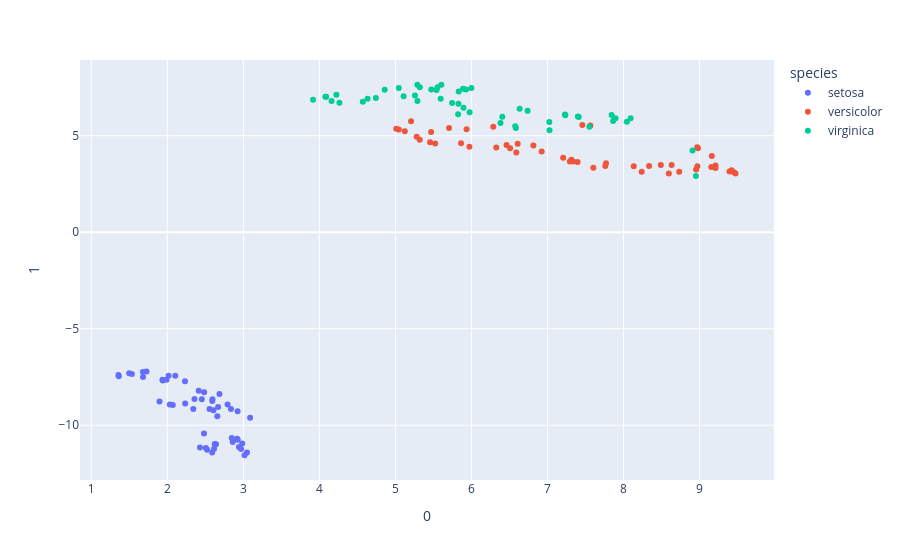

This figure's notebook cell:
### Markdown cell above
####**Embora o UMAP requeira uma sintonia cuidadosa de dois de seus hiperparâmetros, [n_neighbors] e [min_dist] (veja [aqui](https://pair-code.github.io/understanding-umap/) ou [aqui](https://umap-learn.readthedocs.io/en/latest/parameters.html)), essa sintonia não será realizada, sendo usados os valores default [n_neighbors = 15] e [min_dist = 0.1] ou outros valores arbitrários, dependendo do caso de estudo e dos objetivos de visualização.**

### Code cell
from umap import UMAP

umap_2d = UMAP(n_components=2, init='random', random_state=0)

proj_2d = umap_2d.fit_transform(X_standard)

fig_2d = px.scatter(
    proj_2d, x=0, y=1,
    color=df.species, labels={'color': 'species'}
)

fig_2d.show()

### Figure 1 — Plotly figure (JSON) as saved in the notebook; plotly's stock layout.template omitted (floating-point values rounded to 4 significant figures)
{"data": [{"hovertemplate": "species=setosa<br>0=%{x}<br>1=%{y}<extra></extra>", "legendgroup": "setosa", "marker": {"color": "#636efa", "symbol": "circle"}, "mode": "markers", "name": "setosa", "orientation": "v", "showlegend": true, "type": "scatter", "x": [2.357, 2.523, 2.847, 2.86, 2.413, 1.68, 3.089, 2.668, 3.048, 2.623, 2.016, 2.924, 2.507, 2.97, 1.498, 1.533, 1.679, 2.453, 1.726, 1.936, 2.032, 2.233, 2.686, 2.606, 2.837, 2.43, 2.792, 2.235, 2.341, 2.918, 2.615, 2.072, 1.361, 1.357, 2.64, 2.482, 1.897, 2.484, 2.942, 2.554, 2.594, 3.016, 2.986, 2.591, 1.99, 2.59, 1.94, 2.926, 2.104, 2.657], "xaxis": "x", "y": [-8.647, -11.27, -10.66, -10.87, -8.208, -7.5, -9.616, -9.049, -11.42, -10.97, -7.442, -9.271, -11.18, -11.24, -7.31, -7.347, -7.246, -8.654, -7.212, -7.646, -8.928, -7.717, -8.389, -9.227, -9.16, -11.15, -8.927, -8.878, -9.157, -10.7, -11.22, -8.952, -7.461, -7.394, -10.98, -10.42, -8.767, -8.288, -11.13, -9.155, -8.652, -11.56, -10.94, -8.742, -7.639, -11.41, -7.68, -10.75, -7.433, -9.536], "yaxis": "y"}, {"hovertemplate": "species=versicolor<br>0=%{x}<br>1=%{y}<extra></extra>", "legendgroup": "versicolor", "marker": {"color": "#EF553B", "symbol": "circle"}, "mode": "markers", "name": "versicolor", "orientation": "v", "showlegend": true, "type": "scatter", "x": [5.045, 5.47, 5.011, 9.21, 5.864, 7.77, 5.705, 9.453, 5.523, 8.596, 9.422, 6.924, 9.162, 6.608, 7.604, 5.28, 7.207, 8.337, 8.971, 8.972, 6.287, 6.59, 7.564, 6.509, 5.973, 5.32, 5.456, 5.206, 6.815, 8.634, 9.155, 9.211, 8.135, 7.459, 7.315, 5.936, 5.124, 8.979, 7.295, 8.956, 8.733, 6.462, 8.491, 9.394, 8.239, 7.338, 7.396, 6.327, 9.474, 7.761], "xaxis": "x", "y": [5.322, 5.188, 5.356, 3.458, 4.605, 3.576, 5.405, 3.101, 4.594, 3.042, 3.209, 4.178, 3.948, 4.586, 3.335, 4.94, 3.859, 3.428, 4.395, 3.411, 5.463, 4.13, 5.523, 4.346, 4.424, 4.791, 4.654, 5.754, 4.488, 3.485, 3.384, 3.323, 3.422, 5.553, 3.757, 5.333, 5.23, 4.346, 3.669, 3.252, 3.13, 4.514, 3.483, 3.151, 3.128, 3.657, 3.637, 4.393, 3.042, 3.431], "yaxis": "y"}, {"hovertemplate": "species=virginica<br>0=%{x}<br>1=%{y}<extra></extra>", "legendgroup": "virginica", "marker": {"color": "#00cc96", "symbol": "circle"}, "mode": "markers", "name": "virginica", "orientation": "v", "showlegend": true, "type": "scatter", "x": [5.999, 7.896, 4.743, 6.407, 5.83, 4.079, 8.953, 4.264, 7.4, 5.289, 5.746, 7.231, 5.289, 8.094, 7.844, 5.833, 5.976, 5.045, 4.089, 8.909, 5.321, 7.864, 3.917, 7.236, 5.554, 4.634, 7.024, 6.383, 6.739, 4.571, 4.16, 4.859, 6.634, 7.027, 7.552, 4.224, 5.89, 5.825, 6.585, 5.108, 5.542, 5.257, 8.045, 5.472, 5.605, 5.596, 7.412, 5.896, 5.929, 6.577], "xaxis": "x", "y": [7.476, 5.907, 6.954, 5.981, 6.653, 7.011, 2.912, 6.701, 5.995, 7.639, 6.695, 6.098, 6.795, 5.91, 6.07, 7.294, 6.214, 7.476, 7.011, 4.23, 7.515, 5.759, 6.864, 6.064, 7.509, 6.911, 5.713, 5.656, 6.292, 6.753, 6.801, 7.378, 6.391, 5.278, 5.46, 7.117, 7.436, 6.109, 5.4, 7.042, 7.361, 7.087, 5.728, 7.393, 7.637, 6.913, 5.975, 6.444, 7.388, 5.49], "yaxis": "y"}], "layout": {"legend": {"title": {"text": "species"}, "tracegroupgap": 0}, "margin": {"t": 60}, "xaxis": {"anchor": "y", "domain": [0, 1], "title": {"text": "0"}}, "yaxis": {"anchor": "x", "domain": [0, 1], "title": {"text": "1"}}}}
